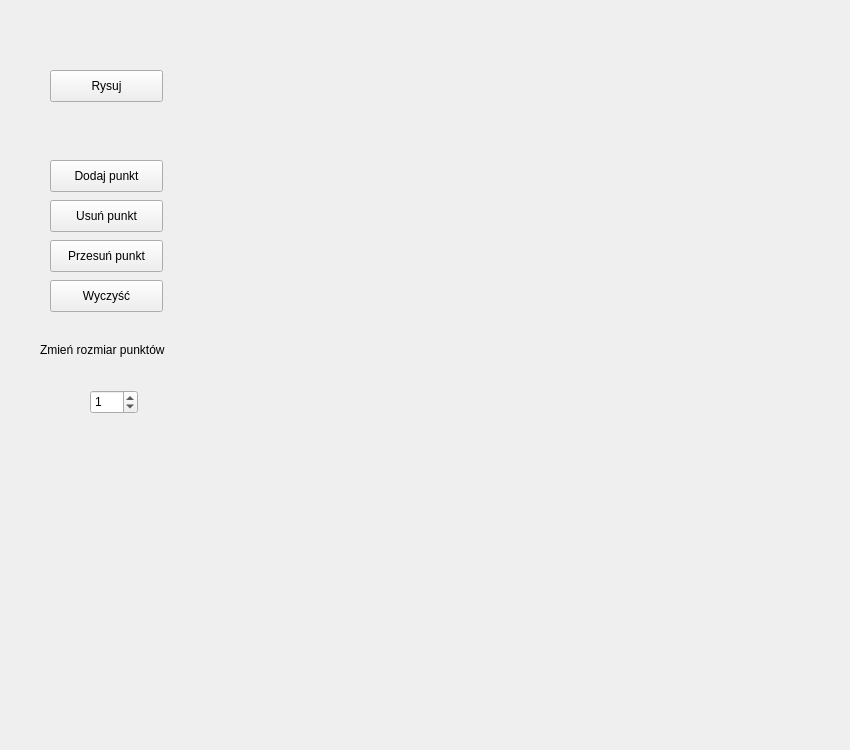
<?xml version="1.0" encoding="UTF-8"?>
<ui version="4.0">
 <class>ScaneLineWidget</class>
 <widget class="QWidget" name="ScaneLineWidget">
  <property name="geometry">
   <rect>
    <x>0</x>
    <y>0</y>
    <width>850</width>
    <height>750</height>
   </rect>
  </property>
  <property name="windowTitle">
   <string>Form</string>
  </property>
  <widget class="QPushButton" name="slidePointButton">
   <property name="geometry">
    <rect>
     <x>50</x>
     <y>240</y>
     <width>113</width>
     <height>32</height>
    </rect>
   </property>
   <property name="text">
    <string>Przesuń punkt</string>
   </property>
  </widget>
  <widget class="QPushButton" name="addPointButton">
   <property name="geometry">
    <rect>
     <x>50</x>
     <y>160</y>
     <width>113</width>
     <height>32</height>
    </rect>
   </property>
   <property name="text">
    <string>Dodaj punkt</string>
   </property>
  </widget>
  <widget class="QLabel" name="pointSizeLabel">
   <property name="geometry">
    <rect>
     <x>40</x>
     <y>340</y>
     <width>161</width>
     <height>20</height>
    </rect>
   </property>
   <property name="text">
    <string>Zmień rozmiar punktów</string>
   </property>
  </widget>
  <widget class="QPushButton" name="removePointButton">
   <property name="geometry">
    <rect>
     <x>50</x>
     <y>200</y>
     <width>113</width>
     <height>32</height>
    </rect>
   </property>
   <property name="text">
    <string>Usuń punkt</string>
   </property>
  </widget>
  <widget class="QSpinBox" name="pointSizeSpinBox">
   <property name="geometry">
    <rect>
     <x>90</x>
     <y>390</y>
     <width>48</width>
     <height>24</height>
    </rect>
   </property>
   <property name="maximum">
    <number>5</number>
   </property>
   <property name="value">
    <number>1</number>
   </property>
  </widget>
  <widget class="QPushButton" name="clearButton">
   <property name="geometry">
    <rect>
     <x>50</x>
     <y>280</y>
     <width>113</width>
     <height>32</height>
    </rect>
   </property>
   <property name="text">
    <string>Wyczyść</string>
   </property>
  </widget>
  <widget class="ScaneLineCanvas" name="scaneLineCanvas" native="true">
   <property name="geometry">
    <rect>
     <x>270</x>
     <y>30</y>
     <width>531</width>
     <height>531</height>
    </rect>
   </property>
  </widget>
  <widget class="QPushButton" name="drawButton">
   <property name="geometry">
    <rect>
     <x>50</x>
     <y>70</y>
     <width>113</width>
     <height>32</height>
    </rect>
   </property>
   <property name="text">
    <string>Rysuj</string>
   </property>
  </widget>
 </widget>
 <customwidgets>
  <customwidget>
   <class>ScaneLineCanvas</class>
   <extends>QWidget</extends>
   <header>scanelinecanvas.h</header>
   <container>1</container>
  </customwidget>
 </customwidgets>
 <resources/>
 <connections/>
</ui>
